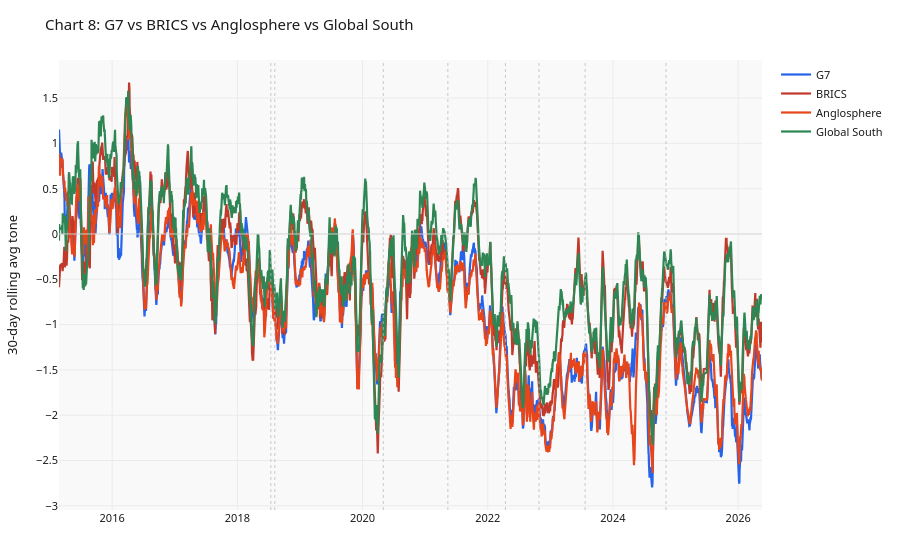

Source (notebook cell):
### Markdown cell above
---
## 8 · Geopolitical Blocs: G7 / BRICS / Anglosphere / Global South

**What it shows:** 30-day rolling avg tone for four geopolitical groupings, plotted on the same axes. If blocs diverged, we'd expect separation; if they track each other, the story is global.

**Story:** All four blocs move in near-perfect lockstep throughout the entire 11-year period. There is no meaningful difference between how G7 democracies and BRICS nations feel about Musk, nor between the Anglosphere and the Global South. This rules out political alignment, press-freedom level, or developmental status as drivers — the sentiment is driven by the *events themselves*, not by geopolitics.

**Process:** Countries assigned to blocs (non-exclusive for Global South). Daily avg tone weighted by article count per country, then averaged across bloc members. 30-day rolling mean applied.

### Code cell
blocs = {'G7':G7,'BRICS':BRICS,'Anglosphere':ANGLOSPHERE,'Global South':GLOBAL_SOUTH}
colors_b = {'G7':BLUE,'BRICS':RED,'Anglosphere':ORANGE,'Global South':GREEN}
fig = go.Figure()
for bloc,members in blocs.items():
    sub = active[active.country_iso3.isin(members)]
    if sub.empty: continue
    d8 = (sub.groupby('date')
            .apply(lambda g: np.average(g.avg_tone, weights=g.article_count))
            .reset_index(name='tone').sort_values('date'))
    d8['r30'] = d8.tone.rolling(30, center=True, min_periods=1).mean()
    fig.add_trace(go.Scatter(x=d8.date, y=d8.r30,
        line=dict(color=colors_b[bloc],width=2.2), name=bloc))
fig.add_hline(y=0, line_width=1, line_color='#ccc')
for d,lbl in EVENTS.items():
    fig.add_vline(x=pd.Timestamp(d).timestamp()*1000,
                  line_width=0.8, line_dash='dot', line_color='#bbb')
fig.update_layout(**LAYOUT, yaxis_title='30-day rolling avg tone',
    title='Chart 8: G7 vs BRICS vs Anglosphere vs Global South')
fig.show()

### Figure 1 — Plotly figure (JSON) as saved in the notebook; plotly's stock layout.template omitted (floating-point values rounded to 4 significant figures; data arrays with more than 128 entries replaced by an {"elided": "..."} marker saying what was removed)
{"data": [{"line": {"color": "#2563eb", "width": 2.2}, "name": "G7", "type": "scatter", "x": {"elided": "4000 str values"}, "y": {"elided": "4000 float values"}}, {"line": {"color": "#c0392b", "width": 2.2}, "name": "BRICS", "type": "scatter", "x": {"elided": "3889 str values"}, "y": {"elided": "3889 float values"}}, {"line": {"color": "#E8451A", "width": 2.2}, "name": "Anglosphere", "type": "scatter", "x": {"elided": "3970 str values"}, "y": {"elided": "3970 float values"}}, {"line": {"color": "#2d8653", "width": 2.2}, "name": "Global South", "type": "scatter", "x": {"elided": "3961 str values"}, "y": {"elided": "3961 float values"}}], "layout": {"colorway": ["#E8451A", "#2563eb", "#2d8653", "#7c3aed", "#0891b2", "#c0392b", "#f59e0b", "#ec4899"], "font": {"color": "#1a1a1a", "family": "system-ui,sans-serif", "size": 11}, "margin": {"b": 50, "l": 50, "r": 30, "t": 60}, "paper_bgcolor": "white", "plot_bgcolor": "#f9f9f9", "shapes": [{"line": {"color": "#ccc", "width": 1}, "type": "line", "x0": 0, "x1": 1, "xref": "x domain", "y0": 0, "y1": 0, "yref": "y"}, {"line": {"color": "#bbb", "dash": "dot", "width": 0.8}, "type": "line", "x0": 1531612800000, "x1": 1531612800000, "xref": "x", "y0": 0, "y1": 1, "yref": "y domain"}, {"line": {"color": "#bbb", "dash": "dot", "width": 0.8}, "type": "line", "x0": 1533600000000, "x1": 1533600000000, "xref": "x", "y0": 0, "y1": 1, "yref": "y domain"}, {"line": {"color": "#bbb", "dash": "dot", "width": 0.8}, "type": "line", "x0": 1588291200000, "x1": 1588291200000, "xref": "x", "y0": 0, "y1": 1, "yref": "y domain"}, {"line": {"color": "#bbb", "dash": "dot", "width": 0.8}, "type": "line", "x0": 1620864000000, "x1": 1620864000000, "xref": "x", "y0": 0, "y1": 1, "yref": "y domain"}, {"line": {"color": "#bbb", "dash": "dot", "width": 0.8}, "type": "line", "x0": 1649894400000, "x1": 1649894400000, "xref": "x", "y0": 0, "y1": 1, "yref": "y domain"}, {"line": {"color": "#bbb", "dash": "dot", "width": 0.8}, "type": "line", "x0": 1666828800000, "x1": 1666828800000, "xref": "x", "y0": 0, "y1": 1, "yref": "y domain"}, {"line": {"color": "#bbb", "dash": "dot", "width": 0.8}, "type": "line", "x0": 1690070400000, "x1": 1690070400000, "xref": "x", "y0": 0, "y1": 1, "yref": "y domain"}, {"line": {"color": "#bbb", "dash": "dot", "width": 0.8}, "type": "line", "x0": 1730851200000, "x1": 1730851200000, "xref": "x", "y0": 0, "y1": 1, "yref": "y domain"}], "title": {"text": "Chart 8: G7 vs BRICS vs Anglosphere vs Global South"}, "xaxis": {"gridcolor": "#ebebeb"}, "yaxis": {"gridcolor": "#ebebeb", "title": {"text": "30-day rolling avg tone"}}}}
